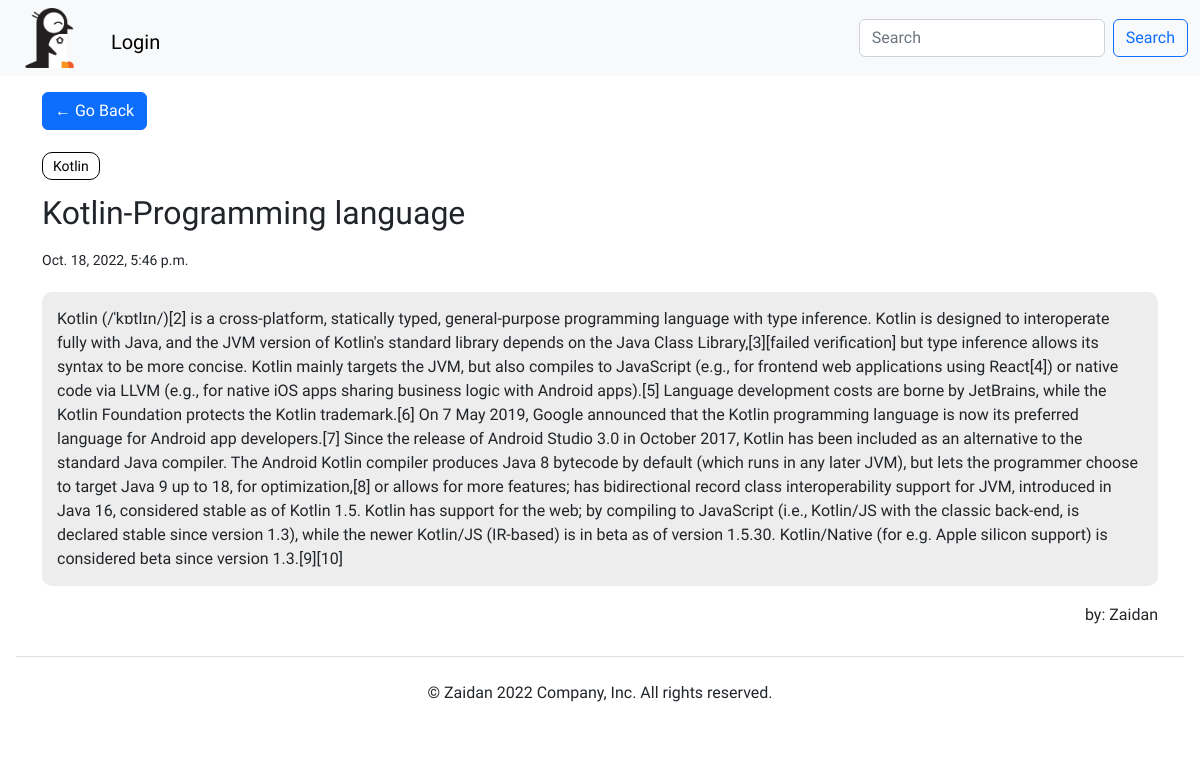
Page /article/kotlin-programming-language on the committed database.
### home/models.py (models this page shows, shortened)
class Category(models.Model):
    title = models.CharField(max_length= 120)
    class Meta:
        verbose_name_plural = 'Categories'
    def __str__(self):
        return self.title

class Article(models.Model):
    user = models.ForeignKey(User, on_delete=models.CASCADE, related_name='article')
    category = models.ManyToManyField(Category, related_name='article')
    slug = models.SlugField(null=True, blank=True)
    image = models.ImageField(upload_to='uploads/articles/')
    title = models.CharField(max_length= 120)
    body = models.TextField()
    created_at = models.DateTimeField(auto_now_add=True)
    updated_at = models.DateTimeField(auto_now=True)

### home/views.py (the view)
# urls.py: path('article/<slug:slug>', views.article, name='article'),
def article(request, slug):
    article = Article.objects.get(slug=slug)
    context = {'article': article}
    return render(request, 'article.html', context)

### templates/article.html (shortened to what this page needs)
{% extends 'base.html' %}
{% block content %}
<div class="container my-3">
    <div class="wrapper">
        <a class="btn btn-primary mb-4" href="{{request.META.HTTP_REFERER}}" role="button">&#8592 Go Back</a>
        <div class="title-head">
            {% for cat in article.category.all %}
            <a href="{% url 'home' %}?q={{cat}}"><small class='muted cat-main'>{{cat}}</small></a>
            {% endfor %}
            <h2 class="my-3">{{article.title}}</h2>
        </div>
        <div class="body-article">
            <small class="muted">{{article.created_at}}</small>
            <p style='border-radius: 10px; background-color: #ededed; padding: 15px; margin: 1.2em 0em'>{{article.body}}
            </p>
        </div>
        <div class="userauthor d-flex justify-content-end">
            <h6>by: {{article.user.first_name}}</h6>
        </div>
    </div>
</div>
{% endblock content %}

### templates/base.html (shortened to what this page needs)
<!doctype html>
{% load static %}
<html lang="en">
  <head>
    <link href="https://cdn.jsdelivr.net/npm/bootstrap@5.2.1/dist/css/bootstrap.min.css" rel="stylesheet">
    <link rel="stylesheet" href="{% static 'main.css' %}">
  </head>
  <body>
    {% include 'navbar.html' %}
    {% block content %}
    {% endblock content %}
    {% include 'footer.html' %}
  </body>
</html>

### templates/navbar.html (shortened to what this page needs)
{% load static %}
<nav class="navbar navbar-expand-lg bg-light">
    <div class="container-fluid">
      <a class="navbar-brand" style='padding:0px;'href="{% url 'home' %}">
        <img src="{% static 'logo1.png' %}" alt="" height='60px'>
      </a>
      <div class="collapse navbar-collapse" id="navbarSupportedContent">
        <ul class="my-2 navbar-nav me-auto mb-2 mb-lg-0">
          {% if request.user.is_authenticated %}
          <li class="nav-item">
            <a class="nav-link" href="{% url 'create' %}">Create</a>
          </li>
          <li class="nav-item">
            <a class="nav-link" href="{% url 'logout' %}">Logout</a>
          </li>
          {% else %}
          <li class="nav-item">
            <a class="nav-link" href="{% url 'login' %}">Login</a>
          </li>
          {% endif %}
        </ul>
        <form class="d-flex" role="search" action="{% url 'home' %}">
          <input name="q" class="form-control me-2" type="search" placeholder="Search" aria-label="Search">
          <button class="btn btn-outline-primary" type="submit">Search</button>
        </form>
      </div>
    </div>
  </nav>

### templates/footer.html
<div class="text-center mx-3 py-4 my-4 border-top">
    <p>© Zaidan 2022 Company, Inc. All rights reserved.</p>
  </div>

### static/main.css (style rules this page uses)
body { font-family: 'Assistant', sans-serif; }
a { text-decoration: none; }
.title-head .cat-main { color: black; border-radius: 10px; padding: 5px 10px; border: 1px black solid; }
.nav-link { font-size: 20px; color: black; }
.navbar-brand { color: black; }

### rows in the picture
Category: title "Kotlin"
Article: title "Kotlin-Programming language", created_at "Oct. 18, 2022, 5:46 p.m.", body "Kotlin (/ˈkɒtlɪn/)[2] is a cross-platform, statically typed, general-purpose programming language with type inference. Kotlin is designed to interoperate fully with Java, and the JVM version of Kotlin's standard library depends on the Java Class Library,[3][failed verification] but type inference allows its syntax to be more concise. Kotlin mainly targets the JVM, but also compiles to JavaScript (e.g., for frontend web applications using React[4]) or native code via LLVM (e.g., for native iOS apps sharing business logic with Android apps).[5] Language development costs are borne by JetBrains, while the Kotlin Foundation protects the Kotlin trademark.[6] On 7 May 2019, Google announced that…", user.first_name "Zaidan"
